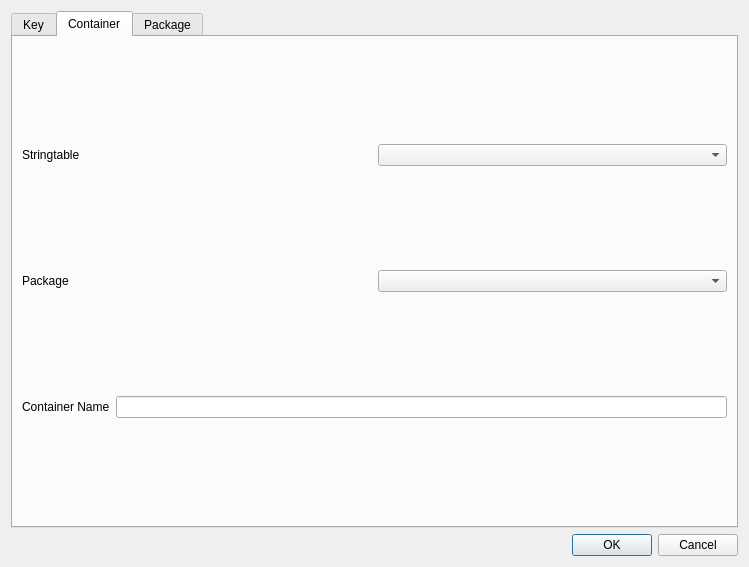
<?xml version="1.0" encoding="UTF-8"?>
<ui version="4.0">
 <class>addEntryDialog</class>
 <widget class="QDialog" name="addEntryDialog">
  <property name="geometry">
   <rect>
    <x>0</x>
    <y>0</y>
    <width>749</width>
    <height>567</height>
   </rect>
  </property>
  <property name="windowTitle">
   <string>Dialog</string>
  </property>
  <layout class="QVBoxLayout" name="verticalLayout">
   <item>
    <widget class="QTabWidget" name="tabWidget">
     <property name="currentIndex">
      <number>1</number>
     </property>
     <widget class="QWidget" name="tab_Key">
      <attribute name="title">
       <string>Key</string>
      </attribute>
      <layout class="QVBoxLayout" name="verticalLayout_2">
       <item>
        <layout class="QHBoxLayout" name="horizontalLayout_6">
         <item>
          <widget class="QLabel" name="label_7">
           <property name="text">
            <string>Stringtable</string>
           </property>
          </widget>
         </item>
         <item>
          <widget class="QComboBox" name="combo_Key_Stringtable"/>
         </item>
        </layout>
       </item>
       <item>
        <layout class="QHBoxLayout" name="horizontalLayout">
         <item>
          <widget class="QLabel" name="label">
           <property name="text">
            <string>Package</string>
           </property>
          </widget>
         </item>
         <item>
          <widget class="QComboBox" name="combo_key_Package"/>
         </item>
        </layout>
       </item>
       <item>
        <layout class="QHBoxLayout" name="horizontalLayout_2">
         <item>
          <widget class="QLabel" name="label_2">
           <property name="text">
            <string>Container</string>
           </property>
          </widget>
         </item>
         <item>
          <widget class="QComboBox" name="combo_key_Container"/>
         </item>
        </layout>
       </item>
       <item>
        <layout class="QHBoxLayout" name="horizontalLayout_3">
         <item>
          <widget class="QLabel" name="label_3">
           <property name="text">
            <string>Key Name</string>
           </property>
          </widget>
         </item>
         <item>
          <widget class="QLineEdit" name="edit_Key_KeyName">
           <property name="placeholderText">
            <string>STR_...</string>
           </property>
          </widget>
         </item>
        </layout>
       </item>
      </layout>
     </widget>
     <widget class="QWidget" name="tab_container">
      <attribute name="title">
       <string>Container</string>
      </attribute>
      <layout class="QVBoxLayout" name="verticalLayout_3">
       <item>
        <layout class="QHBoxLayout" name="horizontalLayout_7">
         <item>
          <widget class="QLabel" name="label_8">
           <property name="text">
            <string>Stringtable</string>
           </property>
          </widget>
         </item>
         <item>
          <widget class="QComboBox" name="combo_Container_Stringtable"/>
         </item>
        </layout>
       </item>
       <item>
        <layout class="QHBoxLayout" name="horizontalLayout_4">
         <item>
          <widget class="QLabel" name="label_4">
           <property name="text">
            <string>Package</string>
           </property>
          </widget>
         </item>
         <item>
          <widget class="QComboBox" name="combo_Container_Package"/>
         </item>
        </layout>
       </item>
       <item>
        <layout class="QHBoxLayout" name="horizontalLayout_5">
         <item>
          <widget class="QLabel" name="label_5">
           <property name="text">
            <string>Container Name</string>
           </property>
          </widget>
         </item>
         <item>
          <widget class="QLineEdit" name="edit_Container_ContainerName"/>
         </item>
        </layout>
       </item>
      </layout>
     </widget>
     <widget class="QWidget" name="tab_package">
      <attribute name="title">
       <string>Package</string>
      </attribute>
      <widget class="QLabel" name="label_6">
       <property name="geometry">
        <rect>
         <x>10</x>
         <y>220</y>
         <width>161</width>
         <height>16</height>
        </rect>
       </property>
       <property name="text">
        <string>Package Name</string>
       </property>
      </widget>
      <widget class="QLineEdit" name="edit_Package_PackageName">
       <property name="geometry">
        <rect>
         <x>180</x>
         <y>240</y>
         <width>261</width>
         <height>20</height>
        </rect>
       </property>
      </widget>
      <widget class="QWidget" name="horizontalLayoutWidget_8">
       <property name="geometry">
        <rect>
         <x>70</x>
         <y>20</y>
         <width>601</width>
         <height>191</height>
        </rect>
       </property>
       <layout class="QHBoxLayout" name="horizontalLayout_8">
        <item>
         <widget class="QLabel" name="label_9">
          <property name="text">
           <string>Stringtable</string>
          </property>
         </widget>
        </item>
        <item>
         <widget class="QComboBox" name="combo_Package_Stringtable"/>
        </item>
       </layout>
      </widget>
     </widget>
    </widget>
   </item>
   <item>
    <widget class="QDialogButtonBox" name="buttonBox">
     <property name="orientation">
      <enum>Qt::Horizontal</enum>
     </property>
     <property name="standardButtons">
      <set>QDialogButtonBox::Cancel|QDialogButtonBox::Ok</set>
     </property>
    </widget>
   </item>
  </layout>
 </widget>
 <resources/>
 <connections>
  <connection>
   <sender>buttonBox</sender>
   <signal>accepted()</signal>
   <receiver>addEntryDialog</receiver>
   <slot>accept()</slot>
   <hints>
    <hint type="sourcelabel">
     <x>248</x>
     <y>254</y>
    </hint>
    <hint type="destinationlabel">
     <x>157</x>
     <y>274</y>
    </hint>
   </hints>
  </connection>
  <connection>
   <sender>buttonBox</sender>
   <signal>rejected()</signal>
   <receiver>addEntryDialog</receiver>
   <slot>reject()</slot>
   <hints>
    <hint type="sourcelabel">
     <x>316</x>
     <y>260</y>
    </hint>
    <hint type="destinationlabel">
     <x>286</x>
     <y>274</y>
    </hint>
   </hints>
  </connection>
 </connections>
</ui>
